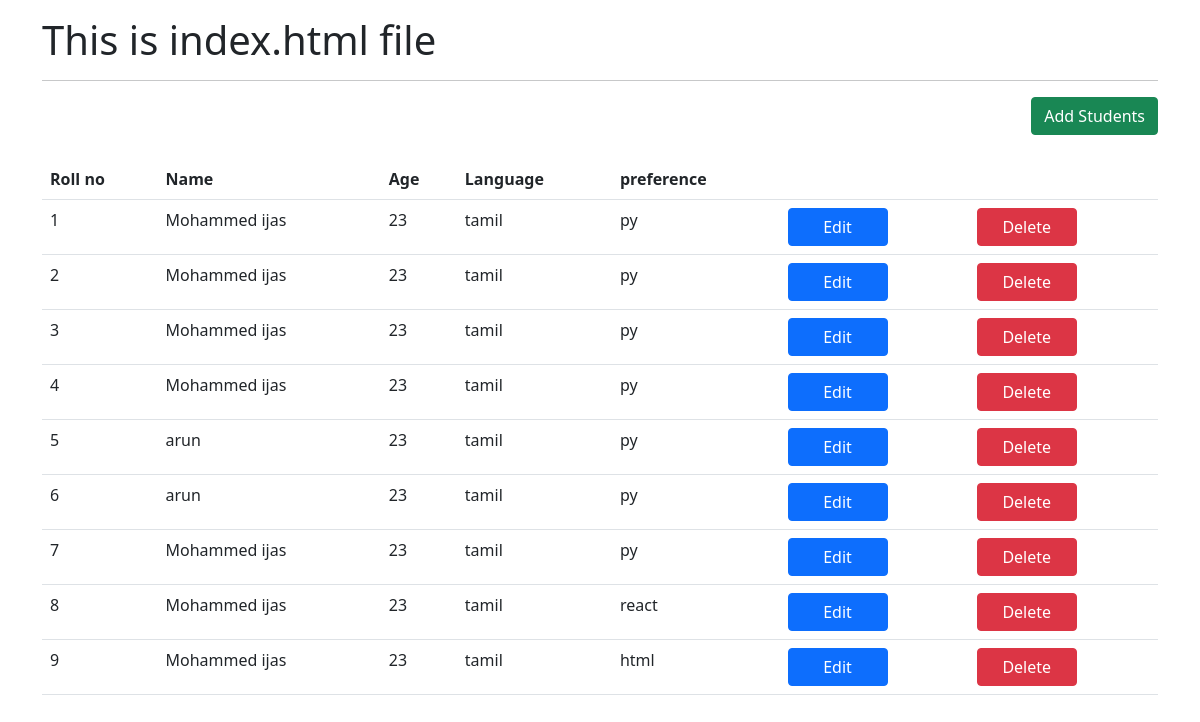
The page / on the database its author committed.
### tables this page shows
CREATE TABLE "students" (
	"ID"	INTEGER,
	"Name"	TEXT,
	"Age"	INTEGER,
	"Language"	TEXT,
	"Preference"	TEXT,
	PRIMARY KEY("ID" AUTOINCREMENT)
);

### app.py (the view)
@app.route("/")
def home():
    conn = sql.connect('crud2.db')
    conn.row_factory = sql.Row
    cur = conn.cursor()
    cur.execute("select * from students")
    data = cur.fetchall()
    return render_template("index.html", datas=data)

### templates/index.html
{% extends "base.html" %}
{% block content %}
<h1>This is index.html file</h1>
<hr>
<div style="justify-content: right;text-align:right">
    <a href="{{url_for('add_user')}}" class="btn btn-success">Add Students</a>
</div><br>
<table class="table table-border">
    <tr>
        <th>Roll no</th>
        <th>Name</th>
        <th>Age</th>
        <th>Language</th>
        <th>preference</th>
        <th></th>
        <th></th>
    </tr>
    {% for row in datas %}
     <tr>
        <td>{{loop.index}}</td>
        <td>{{row.NAME}}</td>
        <td>{{row.AGE}}</td>
        <td>{{row.LANGUAGE}}</td>
        <td>{{row.PREFERENCE}}</td>
        <td><a href="{{url_for('edit_user',id=row.id)}}" style="width:100px;" class="btn btn-primary">Edit</a></td>
        <td><a href="#" style="width:100px;" class=" btn btn-danger">Delete</a></td>
     </tr>
    {% endfor %}
</table>
{% endblock content %}

### templates/base.html (shortened to what this page needs)
<!doctype html>
<html lang="en">
<head>
    <link href="https://cdn.jsdelivr.net/npm/bootstrap@5.0.2/dist/css/bootstrap.min.css" rel="stylesheet"
>
</head>
<body>
    <div class="container pt-3">
        {% block content %}
        {% endblock content %}
</div>
</body>
</html>

### rows shown on the page
students: NAME "Mohammed ijas", AGE "23", LANGUAGE "tamil", PREFERENCE "py"
students: NAME "Mohammed ijas", AGE "23", LANGUAGE "tamil", PREFERENCE "py"
students: NAME "Mohammed ijas", AGE "23", LANGUAGE "tamil", PREFERENCE "py"
students: NAME "Mohammed ijas", AGE "23", LANGUAGE "tamil", PREFERENCE "py"
students: NAME "arun", AGE "23", LANGUAGE "tamil", PREFERENCE "py"
students: NAME "arun", AGE "23", LANGUAGE "tamil", PREFERENCE "py"
students: NAME "Mohammed ijas", AGE "23", LANGUAGE "tamil", PREFERENCE "py"
students: NAME "Mohammed ijas", AGE "23", LANGUAGE "tamil", PREFERENCE "react"
students: NAME "Mohammed ijas", AGE "23", LANGUAGE "tamil", PREFERENCE "html"
